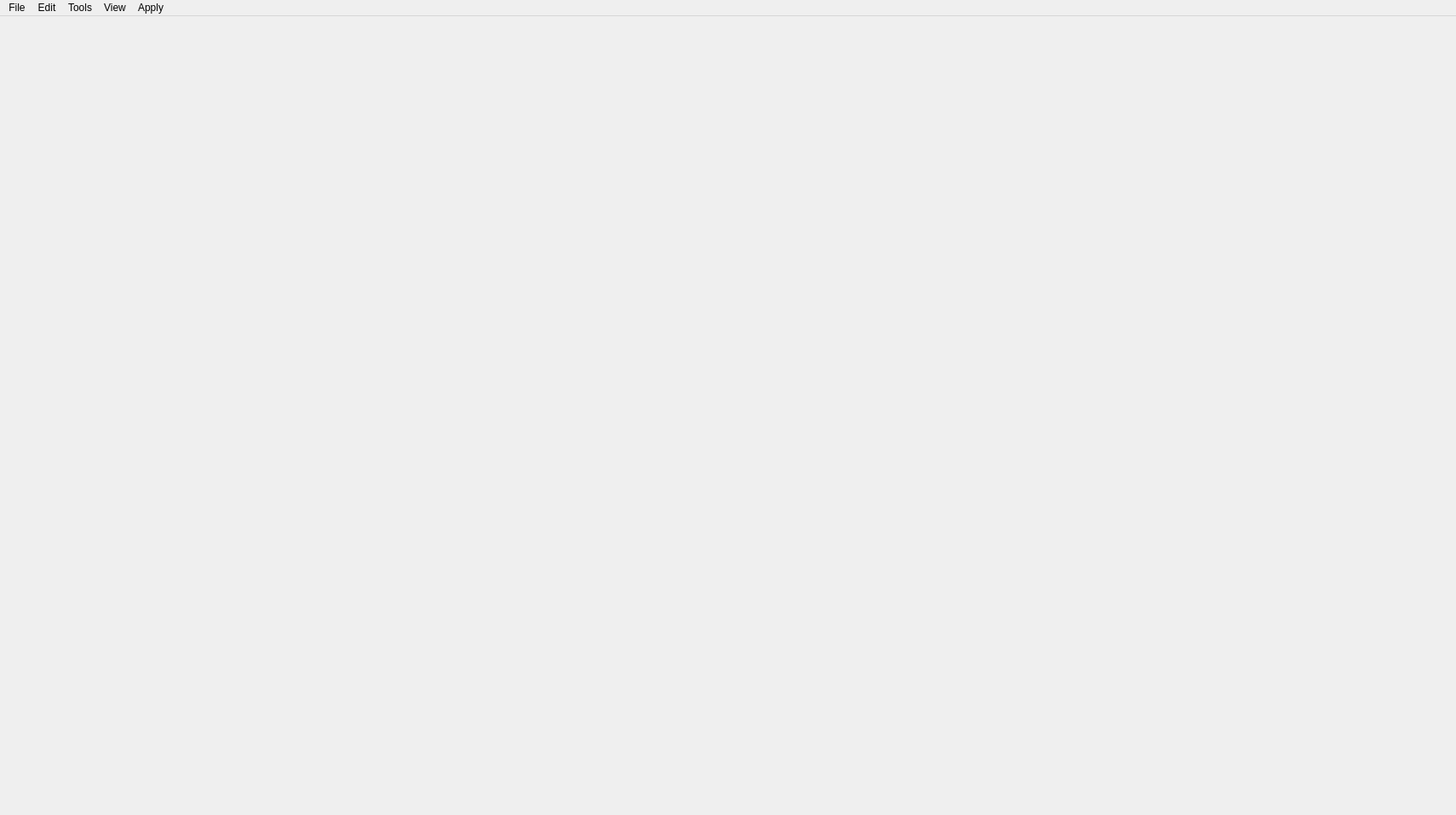
<?xml version="1.0" encoding="UTF-8"?>
<ui version="4.0">
 <class>MainWindow</class>
 <widget class="QMainWindow" name="MainWindow">
  <property name="geometry">
   <rect>
    <x>0</x>
    <y>0</y>
    <width>1710</width>
    <height>957</height>
   </rect>
  </property>
  <property name="windowTitle">
   <string>MVTS-Analyzer</string>
  </property>
  <property name="windowIcon">
   <iconset resource="../../res/app_resources.qrc">
    <normaloff>:/Icons/app_icon_3d.png</normaloff>:/Icons/app_icon_3d.png</iconset>
  </property>
  <widget class="QWidget" name="centralwidget">
   <property name="sizePolicy">
    <sizepolicy hsizetype="Preferred" vsizetype="Preferred">
     <horstretch>0</horstretch>
     <verstretch>0</verstretch>
    </sizepolicy>
   </property>
  </widget>
  <widget class="QMenuBar" name="menubar">
   <property name="geometry">
    <rect>
     <x>0</x>
     <y>0</y>
     <width>1710</width>
     <height>22</height>
    </rect>
   </property>
   <widget class="QMenu" name="menuApply">
    <property name="title">
     <string>Edit</string>
    </property>
    <widget class="QMenu" name="menuPython_File2">
     <property name="title">
      <string>Apply</string>
     </property>
     <property name="icon">
      <iconset resource="../../res/app_resources.qrc">
       <normaloff>:/Icons/icons/Custom Icons/execute-python.svg</normaloff>:/Icons/icons/Custom Icons/execute-python.svg</iconset>
     </property>
     <addaction name="actionApply_Python_File_None"/>
    </widget>
    <widget class="QMenu" name="menuHide">
     <property name="title">
      <string>Hide</string>
     </property>
     <property name="icon">
      <iconset resource="../../res/app_resources.qrc">
       <normaloff>:/Icons/icons/Custom Icons/view.svg</normaloff>:/Icons/icons/Custom Icons/view.svg</iconset>
     </property>
     <addaction name="actionUnhide_All"/>
     <addaction name="actionHide_Selection"/>
     <addaction name="actionHide_All_But_Selection"/>
     <addaction name="actionSwitch_Hidden"/>
    </widget>
    <addaction name="actionPython_Code"/>
    <addaction name="menuPython_File2"/>
    <addaction name="separator"/>
    <addaction name="actionFilter"/>
    <addaction name="menuHide"/>
   </widget>
   <widget class="QMenu" name="menuFile">
    <property name="title">
     <string>File</string>
    </property>
    <widget class="QMenu" name="menuFigure">
     <property name="title">
      <string>Figure</string>
     </property>
     <property name="icon">
      <iconset resource="../../res/app_resources.qrc">
       <normaloff>:/Icons/icons/Tango Icons/mimetypes/image-x-generic.svg</normaloff>:/Icons/icons/Tango Icons/mimetypes/image-x-generic.svg</iconset>
     </property>
     <addaction name="actionSave_Figure_As"/>
     <addaction name="actionCopy_Figure_To_Clipboard"/>
    </widget>
    <widget class="QMenu" name="menuLoad">
     <property name="title">
      <string>Load</string>
     </property>
     <property name="icon">
      <iconset resource="../../res/app_resources.qrc">
       <normaloff>:/Icons/icons/Tango Icons/actions/document-open.svg</normaloff>:/Icons/icons/Tango Icons/actions/document-open.svg</iconset>
     </property>
     <addaction name="actionLoad_From_File"/>
     <addaction name="actionAppend_From_File"/>
    </widget>
    <widget class="QMenu" name="menuSave_Special">
     <property name="geometry">
      <rect>
       <x>991</x>
       <y>370</y>
       <width>174</width>
       <height>98</height>
      </rect>
     </property>
     <property name="title">
      <string>Save Special</string>
     </property>
     <property name="icon">
      <iconset resource="../../res/app_resources.qrc">
       <normaloff>:/Icons/icons/Custom Icons/document-save-special.svg</normaloff>:/Icons/icons/Custom Icons/document-save-special.svg</iconset>
     </property>
     <addaction name="actionSave_Not_Hidden_Only_As"/>
     <addaction name="actionSave_Selection_As"/>
    </widget>
    <addaction name="actionSave"/>
    <addaction name="actionSave_As"/>
    <addaction name="menuSave_Special"/>
    <addaction name="separator"/>
    <addaction name="menuLoad"/>
    <addaction name="separator"/>
    <addaction name="menuFigure"/>
    <addaction name="separator"/>
    <addaction name="actionQuit"/>
   </widget>
   <widget class="QMenu" name="menuTools">
    <property name="title">
     <string>Tools</string>
    </property>
    <addaction name="actionOpenMergeLabelColumnWindow"/>
    <addaction name="actionRename_Label"/>
   </widget>
   <widget class="QMenu" name="menuView">
    <property name="title">
     <string>View</string>
    </property>
    <widget class="QMenu" name="menuUpdate">
     <property name="title">
      <string>Update</string>
     </property>
     <property name="icon">
      <iconset resource="../../res/app_resources.qrc">
       <normaloff>:/Icons/icons/Custom Icons/graph.svg</normaloff>:/Icons/icons/Custom Icons/graph.svg</iconset>
     </property>
     <addaction name="actionReplot"/>
     <addaction name="actionReplot_View"/>
     <addaction name="actionReplot_View_FFT"/>
    </widget>
    <widget class="QMenu" name="menuReset">
     <property name="title">
      <string>Reset</string>
     </property>
     <property name="icon">
      <iconset resource="../../res/app_resources.qrc">
       <normaloff>:/Icons/icons/Custom Icons/reset-view.svg</normaloff>:/Icons/icons/Custom Icons/reset-view.svg</iconset>
     </property>
     <addaction name="actionReset_Domain"/>
     <addaction name="actionReset_View_Settings"/>
    </widget>
    <addaction name="actionOpen_View_Copy"/>
    <addaction name="menuUpdate"/>
    <addaction name="menuReset"/>
   </widget>
   <widget class="QMenu" name="menuPython_File">
    <property name="title">
     <string>Apply</string>
    </property>
   </widget>
   <addaction name="menuFile"/>
   <addaction name="menuApply"/>
   <addaction name="menuTools"/>
   <addaction name="menuView"/>
   <addaction name="menuPython_File"/>
  </widget>
  <action name="actionPython_Code">
   <property name="icon">
    <iconset resource="../../res/app_resources.qrc">
     <normaloff>:/Icons/icons/Other Icons/python-logo-only.svg</normaloff>:/Icons/icons/Other Icons/python-logo-only.svg</iconset>
   </property>
   <property name="text">
    <string>Python Code...</string>
   </property>
   <property name="shortcut">
    <string/>
   </property>
  </action>
  <action name="actionFilter">
   <property name="enabled">
    <bool>false</bool>
   </property>
   <property name="icon">
    <iconset resource="../../res/app_resources.qrc">
     <normaloff>:/Icons/icons/Custom Icons/filter.svg</normaloff>:/Icons/icons/Custom Icons/filter.svg</iconset>
   </property>
   <property name="text">
    <string>Filter...</string>
   </property>
  </action>
  <action name="actionSave">
   <property name="checkable">
    <bool>false</bool>
   </property>
   <property name="enabled">
    <bool>false</bool>
   </property>
   <property name="icon">
    <iconset resource="../../res/app_resources.qrc">
     <normaloff>:/Icons/icons/Tango Icons/actions/document-save.svg</normaloff>:/Icons/icons/Tango Icons/actions/document-save.svg</iconset>
   </property>
   <property name="text">
    <string>Save</string>
   </property>
   <property name="shortcut">
    <string>Ctrl+S</string>
   </property>
  </action>
  <action name="actionSave_As">
   <property name="icon">
    <iconset resource="../../res/app_resources.qrc">
     <normaloff>:/Icons/icons/Tango Icons/actions/document-save-as.svg</normaloff>:/Icons/icons/Tango Icons/actions/document-save-as.svg</iconset>
   </property>
   <property name="text">
    <string>Save As...</string>
   </property>
   <property name="toolTip">
    <string>Load data from a local file (.pkl) </string>
   </property>
   <property name="shortcut">
    <string>Ctrl+Shift+S</string>
   </property>
  </action>
  <action name="actionQuit">
   <property name="icon">
    <iconset resource="../../res/app_resources.qrc">
     <normaloff>:/Icons/icons/Tango Icons/actions/process-stop.svg</normaloff>:/Icons/icons/Tango Icons/actions/process-stop.svg</iconset>
   </property>
   <property name="text">
    <string>Quit</string>
   </property>
   <property name="shortcut">
    <string>Ctrl+Q</string>
   </property>
  </action>
  <action name="actionLive_Window">
   <property name="enabled">
    <bool>true</bool>
   </property>
   <property name="text">
    <string>Live Window</string>
   </property>
  </action>
  <action name="actionLoad_From_File">
   <property name="icon">
    <iconset resource="../../res/app_resources.qrc">
     <normaloff>:/Icons/icons/Tango Icons/actions/document-open.svg</normaloff>:/Icons/icons/Tango Icons/actions/document-open.svg</iconset>
   </property>
   <property name="text">
    <string>Load From File</string>
   </property>
   <property name="toolTip">
    <string>Load dataframe from file</string>
   </property>
   <property name="shortcut">
    <string>Ctrl+O</string>
   </property>
  </action>
  <action name="actionSave_Figure_As">
   <property name="icon">
    <iconset resource="../../res/app_resources.qrc">
     <normaloff>:/Icons/icons/Tango Icons/actions/document-save-as.svg</normaloff>:/Icons/icons/Tango Icons/actions/document-save-as.svg</iconset>
   </property>
   <property name="text">
    <string>Save As...</string>
   </property>
  </action>
  <action name="actionCopy_Figure_To_Clipboard">
   <property name="icon">
    <iconset resource="../../res/app_resources.qrc">
     <normaloff>:/Icons/icons/Tango Icons/actions/edit-copy.svg</normaloff>:/Icons/icons/Tango Icons/actions/edit-copy.svg</iconset>
   </property>
   <property name="text">
    <string>Copy to Clipboard</string>
   </property>
  </action>
  <action name="actionDelete_label">
   <property name="enabled">
    <bool>false</bool>
   </property>
   <property name="text">
    <string>Delete Label</string>
   </property>
  </action>
  <action name="actionOpenMergeLabelColumnWindow">
   <property name="icon">
    <iconset resource="../../res/app_resources.qrc">
     <normaloff>:/Icons/icons/Tango Icons/mimetypes/x-office-document-template.svg</normaloff>:/Icons/icons/Tango Icons/mimetypes/x-office-document-template.svg</iconset>
   </property>
   <property name="text">
    <string>Column Editor...</string>
   </property>
   <property name="shortcut">
    <string>Ctrl+Shift+2</string>
   </property>
   <property name="shortcutVisibleInContextMenu">
    <bool>true</bool>
   </property>
  </action>
  <action name="actionAppend_From_File">
   <property name="enabled">
    <bool>true</bool>
   </property>
   <property name="icon">
    <iconset resource="../../res/app_resources.qrc">
     <normaloff>:/Icons/icons/Custom Icons/append-from-file.svg</normaloff>:/Icons/icons/Custom Icons/append-from-file.svg</iconset>
   </property>
   <property name="text">
    <string>Append From File</string>
   </property>
   <property name="shortcut">
    <string>Ctrl+Shift+O</string>
   </property>
  </action>
  <action name="actiona">
   <property name="text">
    <string>a</string>
   </property>
  </action>
  <action name="actionApply_Python_File_None">
   <property name="enabled">
    <bool>false</bool>
   </property>
   <property name="text">
    <string>None</string>
   </property>
  </action>
  <action name="actionOpen_View_Copy">
   <property name="icon">
    <iconset resource="../../res/app_resources.qrc">
     <normaloff>:/Icons/icons/Tango Icons/apps/preferences-system-windows.svg</normaloff>:/Icons/icons/Tango Icons/apps/preferences-system-windows.svg</iconset>
   </property>
   <property name="text">
    <string>Open copy...</string>
   </property>
   <property name="shortcut">
    <string>Ctrl+N</string>
   </property>
  </action>
  <action name="actionUnhide_All">
   <property name="text">
    <string>Unhide All</string>
   </property>
   <property name="shortcut">
    <string>Ctrl+Alt+H</string>
   </property>
  </action>
  <action name="actionHide_Selection">
   <property name="text">
    <string>Hide Selection</string>
   </property>
   <property name="shortcut">
    <string>Ctrl+H</string>
   </property>
  </action>
  <action name="actionHide_All_But_Selection">
   <property name="text">
    <string>Hide All But Selection</string>
   </property>
   <property name="shortcut">
    <string>Ctrl+Shift+H</string>
   </property>
  </action>
  <action name="actionSwitch_Hidden">
   <property name="text">
    <string>Switch Hidden</string>
   </property>
   <property name="shortcut">
    <string>Ctrl+F</string>
   </property>
  </action>
  <action name="actionSave_Not_Hidden_Only_As">
   <property name="icon">
    <iconset resource="../../res/app_resources.qrc">
     <normaloff>:/Icons/icons/Custom Icons/document-save-view.svg</normaloff>:/Icons/icons/Custom Icons/document-save-view.svg</iconset>
   </property>
   <property name="text">
    <string>Save Visible As...</string>
   </property>
   <property name="toolTip">
    <string>Save all datapoints that are not hidden</string>
   </property>
  </action>
  <action name="actionSave_Selection_As">
   <property name="checkable">
    <bool>false</bool>
   </property>
   <property name="enabled">
    <bool>true</bool>
   </property>
   <property name="icon">
    <iconset resource="../../res/app_resources.qrc">
     <normaloff>:/Icons/icons/Custom Icons/document-save-selection.svg</normaloff>:/Icons/icons/Custom Icons/document-save-selection.svg</iconset>
   </property>
   <property name="text">
    <string>Save Selection As...</string>
   </property>
  </action>
  <action name="actionSave_View_As">
   <property name="enabled">
    <bool>false</bool>
   </property>
   <property name="icon">
    <iconset>
     <normaloff>:/Icons/icons/Custom Icons/save_view.svg</normaloff>:/Icons/icons/Custom Icons/save_view.svg</iconset>
   </property>
   <property name="text">
    <string>Save View As...</string>
   </property>
  </action>
  <action name="actionReplot">
   <property name="icon">
    <iconset resource="../../res/app_resources.qrc">
     <normaloff>:/Icons/icons/Tango Icons/actions/view-refresh.svg</normaloff>:/Icons/icons/Tango Icons/actions/view-refresh.svg</iconset>
   </property>
   <property name="text">
    <string>Replot</string>
   </property>
   <property name="shortcut">
    <string>Ctrl+R</string>
   </property>
  </action>
  <action name="actionReplot_View">
   <property name="icon">
    <iconset resource="../../res/app_resources.qrc">
     <normaloff>:/Icons/icons/Custom Icons/toview.svg</normaloff>:/Icons/icons/Custom Icons/toview.svg</iconset>
   </property>
   <property name="text">
    <string>Replot View</string>
   </property>
   <property name="shortcut">
    <string>Ctrl+Shift+R</string>
   </property>
  </action>
  <action name="actionReplot_View_FFT">
   <property name="icon">
    <iconset resource="../../res/app_resources.qrc">
     <normaloff>:/Icons/icons/Custom Icons/fftview.svg</normaloff>:/Icons/icons/Custom Icons/fftview.svg</iconset>
   </property>
   <property name="text">
    <string>Replot View FFT</string>
   </property>
  </action>
  <action name="actionSelect_All">
   <property name="text">
    <string>Select All</string>
   </property>
  </action>
  <action name="actionReset_To_Default">
   <property name="text">
    <string>Reset To Default</string>
   </property>
  </action>
  <action name="actionReset_View_Settings">
   <property name="icon">
    <iconset resource="../../res/app_resources.qrc">
     <normaloff>:/Icons/icons/Custom Icons/reset-view.svg</normaloff>:/Icons/icons/Custom Icons/reset-view.svg</iconset>
   </property>
   <property name="text">
    <string>Reset All View Settings</string>
   </property>
  </action>
  <action name="actionReset_Domain">
   <property name="icon">
    <iconset resource="../../res/app_resources.qrc">
     <normaloff>:/Icons/icons/Custom Icons/toview.svg</normaloff>:/Icons/icons/Custom Icons/toview.svg</iconset>
   </property>
   <property name="text">
    <string>Reset Domain</string>
   </property>
   <property name="shortcut">
    <string>Ctrl+Alt+R</string>
   </property>
  </action>
  <action name="actionRename_Label">
   <property name="icon">
    <iconset resource="../../res/app_resources.qrc">
     <normaloff>:/Icons/icons/Custom Icons/label-rename-icon.svg</normaloff>:/Icons/icons/Custom Icons/label-rename-icon.svg</iconset>
   </property>
   <property name="text">
    <string>Label Editor...</string>
   </property>
  </action>
 </widget>
 <resources>
  <include location="../../res/app_resources.qrc"/>
 </resources>
 <connections/>
</ui>
